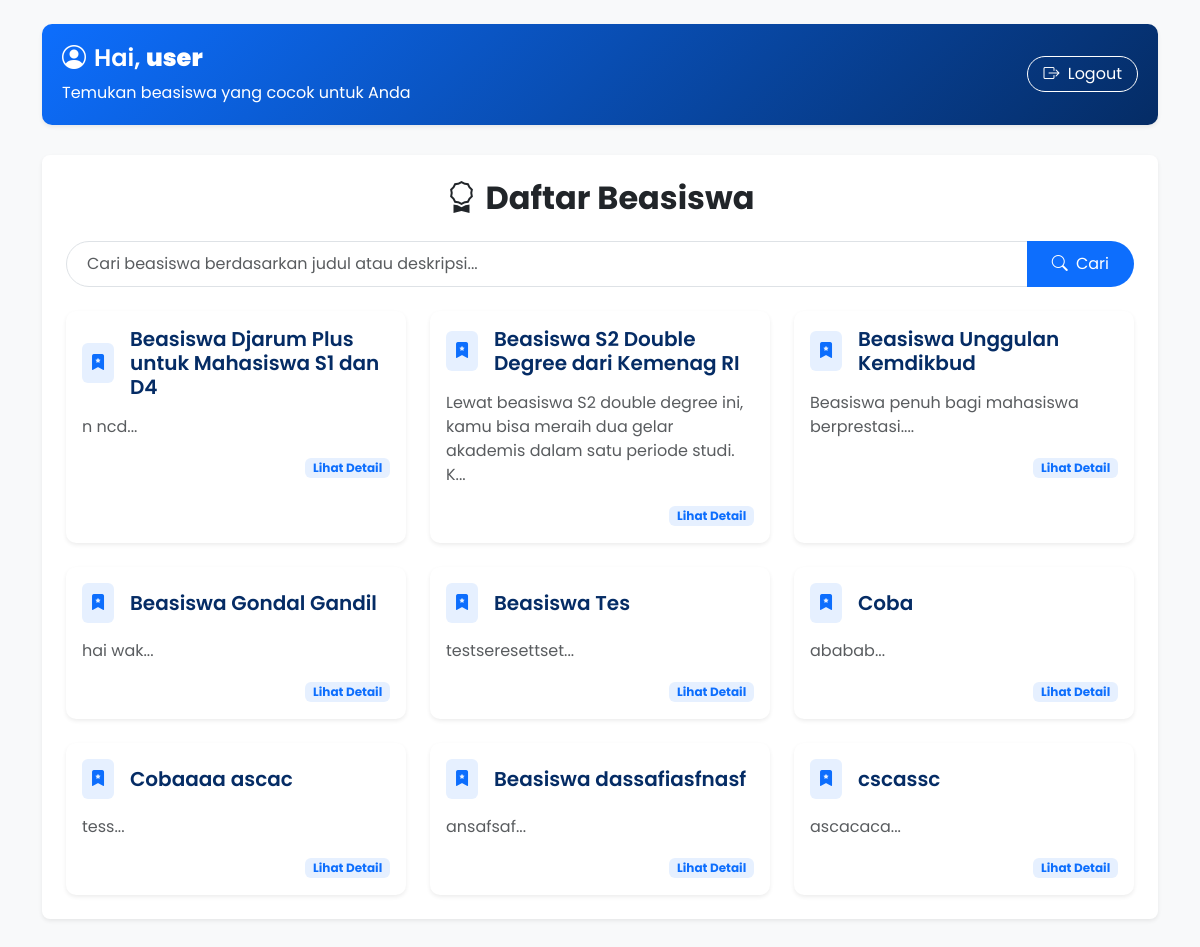
Screenshot of /index.php?c=Dashboard&m=index (signed in) with the database file from the repository.
### tables this page shows
CREATE TABLE `beasiswa` (
  `id` int(11) NOT NULL,
  `judul` varchar(255) DEFAULT NULL,
  `deskripsi` text DEFAULT NULL,
  `deadline` date DEFAULT NULL,
  `link` varchar(255) DEFAULT NULL
);

### core/Controller.php (called while the page is built, shortened)
<?php
class Controller {
  public function view($viewName, $data = [], $subfolder = '') {
      extract($data);
      $path = 'view/';
      if (!empty($subfolder)) {
          $path .= $subfolder . '/';
      }
      $path .= $viewName . '.php';
      require $path;
  }
  public function model($modelName) {
      return new $modelName();
  }
}

### controller/DashboardController.php (called while the page is built, shortened)
<?php
class DashboardController extends Controller {
    public function index() {
        $model = $this->model('BeasiswaModel');
        $search = $_GET['search'] ?? '';
        $beasiswa = $model->getAll($search);
        $this->view('dashboard', ['beasiswa' => $beasiswa, 'search' => $search], 'search_case');
    }
}

### config/database.php (called while the page is built)
<?php
class Database {
    private static $host = 'localhost';
    private static $dbname = 'prestigo';
    private static $user = 'root';
    private static $pass = '';
    private static $pdo = null;
    public static function getConnection() {
        if (self::$pdo === null) {
            try {
                self::$pdo = new PDO("mysql:host=" . self::$host . ";dbname=" . self::$dbname, self::$user, self::$pass);
                self::$pdo->setAttribute(PDO::ATTR_ERRMODE, PDO::ERRMODE_EXCEPTION);
            } catch (PDOException $e) {
                die("Koneksi gagal: " . $e->getMessage());
            }
        }
        return self::$pdo;
    }
}

### core/Model.php (called while the page is built, shortened)
<?php
class Model {
    public function __construct() {
        require_once 'config/database.php';
        $this->db = Database::getConnection();
    }
}

### model/BeasiswaModel.php (called while the page is built, shortened)
<?php
require_once __DIR__ . '/../core/Model.php';
class BeasiswaModel extends Model {
    public function getAll($search = '') {
        $sql = "SELECT * FROM beasiswa";
        if (!empty($search)) {
            $sql .= " WHERE judul LIKE :search OR deskripsi LIKE :search";
            $stmt = $this->db->prepare($sql);
            $stmt->execute([':search' => "%$search%"]);
        } else {
            $stmt = $this->db->query($sql);
        }
        return $stmt->fetchAll(PDO::FETCH_ASSOC);
    }
}
?>

### view/search_case/dashboard.php (the view, shortened to what this page needs)
<!DOCTYPE html>
<html lang="id">
<head>
    <link href="https://cdn.jsdelivr.net/npm/bootstrap@5.3.0/dist/css/bootstrap.min.css" rel="stylesheet">
    <link rel="stylesheet" href="https://cdn.jsdelivr.net/npm/bootstrap-icons@1.10.0/font/bootstrap-icons.css">
</head>
<body>
    <div class="container py-4">
        <div class="header shadow-sm">
            <div class="d-flex justify-content-between align-items-center">
                <div>
                    <h4><i class="bi bi-person-circle me-2"></i>Hai, <strong><?= htmlspecialchars($_SESSION['user']['username']) ?></strong></h4>
                    <p class="mb-0">Temukan beasiswa yang cocok untuk Anda</p>
                </div>
                <a href="index.php?c=Auth&m=logout" class="btn logout-btn text-white">
                    <i class="bi bi-box-arrow-right me-1"></i> Logout
                </a>
            </div>
        </div>
        <div class="bg-white p-4 rounded-3 shadow-sm mb-4">
            <h2 class="text-center mb-4 fw-bold"><i class="bi bi-award me-2"></i>Daftar Beasiswa</h2>
            <form class="mb-4" method="GET" action="">
                <div class="input-group">
                    <input type="text" class="form-control search-box" name="search"
                           placeholder="Cari beasiswa berdasarkan judul atau deskripsi..."
                           value="<?= htmlspecialchars($search ?? '') ?>">
                    <button class="btn search-btn text-white" type="submit">
                        <i class="bi bi-search me-1"></i> Cari
                    </button>
                </div>
            </form>
            <?php if (!empty($beasiswa)): ?>
                <div class="row g-4">
                    <?php foreach ($beasiswa as $b): ?>
                        <div class="col-lg-4 col-md-6">
                            <a href="index.php?c=Dashboard&m=detail&id=<?= $b['id'] ?>" class="card-link">
                                <div class="card h-100 shadow-sm">
                                    <div class="card-body">
                                        <div class="d-flex align-items-center mb-3">
                                            <div class="bg-primary bg-opacity-10 p-2 rounded me-3">
                                                <i class="bi bi-bookmark-star-fill text-primary"></i>
                                            </div>
                                            <h5 class="card-title mb-0"><?= htmlspecialchars($b['judul']) ?></h5>
                                        </div>
                                        <p class="card-text text-muted"><?= htmlspecialchars(substr($b['deskripsi'], 0, 100)) ?>...</p>
                                        <div class="text-end">
                                            <span class="badge bg-primary bg-opacity-10 text-primary">Lihat Detail</span>
                                        </div>
                                    </div>
                                </div>
                            </a>
                        </div>
                    <?php endforeach; ?>
                </div>
            <?php endif; ?>
        </div>
    </div>
</body>
</html>

### view/search_case/dashboard.php (style rules this page uses)
:root { --primary-blue: #0d6efd; --dark-blue: #052c65; --light-bg: #f8f9fa; --card-shadow: 0 4px 6px rgba(0, 0, 0, 0.05); --card-hover: 0 8px 15px rgba(0, 0, 0, 0.1); }
body { background-color: var(--light-bg); font-family: 'Poppins', sans-serif; }
.card { border: none; border-radius: 10px; transition: all 0.3s ease; overflow: hidden; }
.card-link { text-decoration: none; color: inherit; }
.card-title { color: var(--dark-blue); font-weight: 600; }
.search-box { border-radius: 50px; padding: 10px 20px; border: 1px solid #dee2e6; font-family: 'Poppins', sans-serif; }
.search-btn { border-radius: 50px; padding: 10px 25px; background-color: var(--primary-blue); border: none; font-family: 'Poppins', sans-serif; }
.header { background: linear-gradient(135deg, var(--primary-blue), var(--dark-blue)); color: white; border-radius: 10px; padding: 20px; margin-bottom: 30px; }
.logout-btn { background-color: transparent; border: 1px solid white; border-radius: 50px; padding: 5px 15px; transition: all 0.3s; color: white !important; font-family: 'Poppins', sans-serif; }
h1, h2, h3, h4, h5, h6 { font-family: 'Poppins', sans-serif; font-weight: 600; }
.badge { font-family: 'Poppins', sans-serif; }

### rows the page displays
beasiswa: judul "Beasiswa Djarum Plus untuk Mahasiswa S1 dan D4", deskripsi "n ncd"
beasiswa: judul "Beasiswa S2 Double Degree dari Kemenag RI", deskripsi "Lewat beasiswa S2 double degree ini, kamu bisa meraih dua gelar akademis dalam satu periode studi. K"
beasiswa: judul "Beasiswa Unggulan Kemdikbud", deskripsi "Beasiswa penuh bagi mahasiswa berprestasi."
beasiswa: judul "Beasiswa Gondal Gandil", deskripsi "hai wak"
beasiswa: judul "Beasiswa Tes", deskripsi "testseresettset"
beasiswa: judul "Coba", deskripsi "ababab"
beasiswa: judul "Cobaaaa ascac", deskripsi "tess"
beasiswa: judul "Beasiswa dassafiasfnasf", deskripsi "ansafsaf"
beasiswa: judul "cscassc", deskripsi "ascacaca"

### other values shown
$_SESSION['user']['username'] "user"
